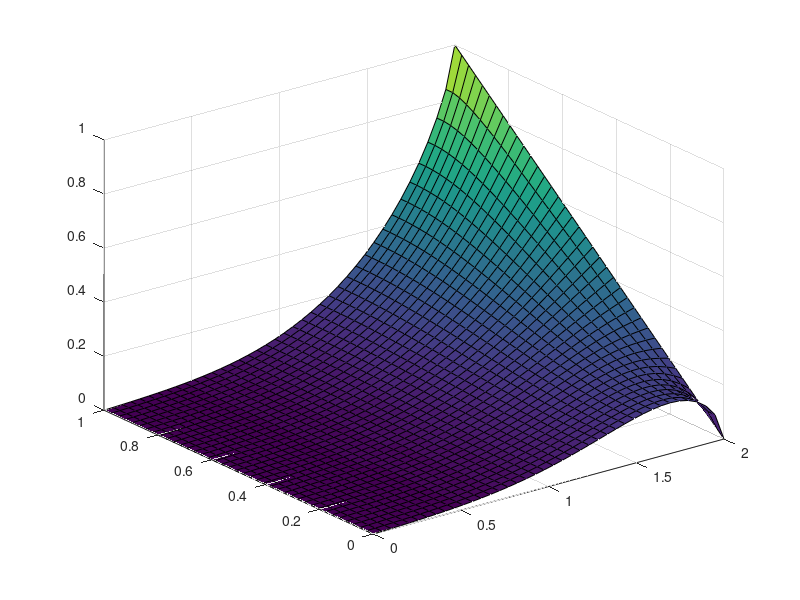

The MATLAB script that drew this image:
%% Step 5: Laplace Equation
clc
clear all

Lx = 2;
Ly = 1;
nx = 40;
ny = 40;
dx = Lx/(nx-1);
dy = Ly/(ny-1);

for i = 1:nx
   for j = 1:ny
        x(i,j) = (i-1)*dx;
        y(i,j) = (j-1)*dy;
   end
end

%% Initial Condition
p=zeros(nx,ny);
%% Boundary Condition

p(nx,:)=y(1,:);

surf(x,y,p)
%% Computation
it=1;
nit=1000;
while it<=nit
    p1=p;
    for i = 2:nx-1
        
        for j = 2:ny-1
            p(i,j) = ((dy^2)*(p1(i+1,j)+p1(i-1,j))+dx^2*(p1(i,j+1)+p1(i,j-1)))/(dx^2+dy^2)/2;
        end
        
    end
    p(2:nx-1,1)=p(2:nx-1,2);
    p(2:nx-1,ny)=p(2:nx-1,ny-1);
    it=it+1;
    surf(x,y,p)
%     pause(0.5)
end
